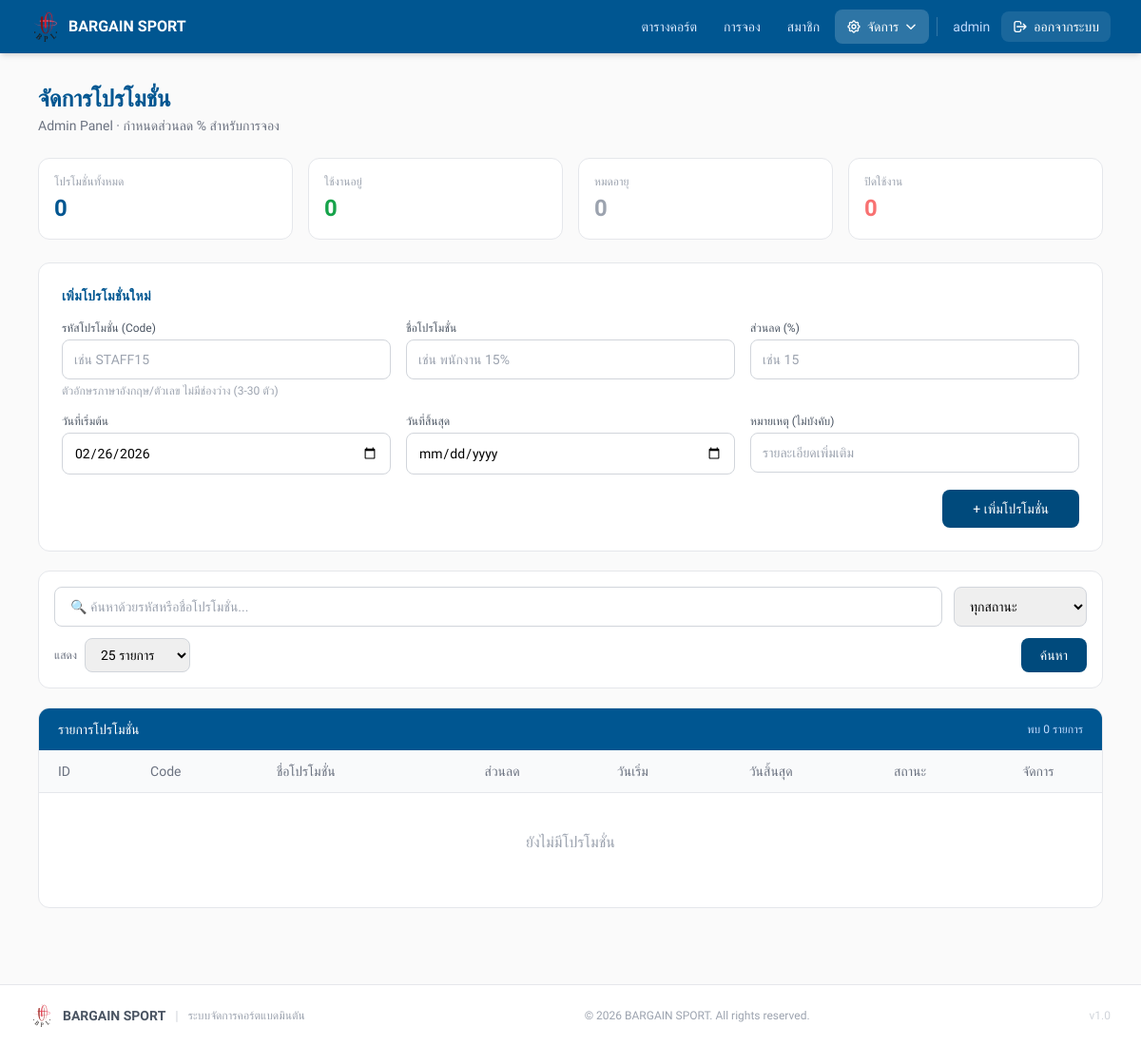
Page /admin/promotions.php (signed in) on the earlier database version.
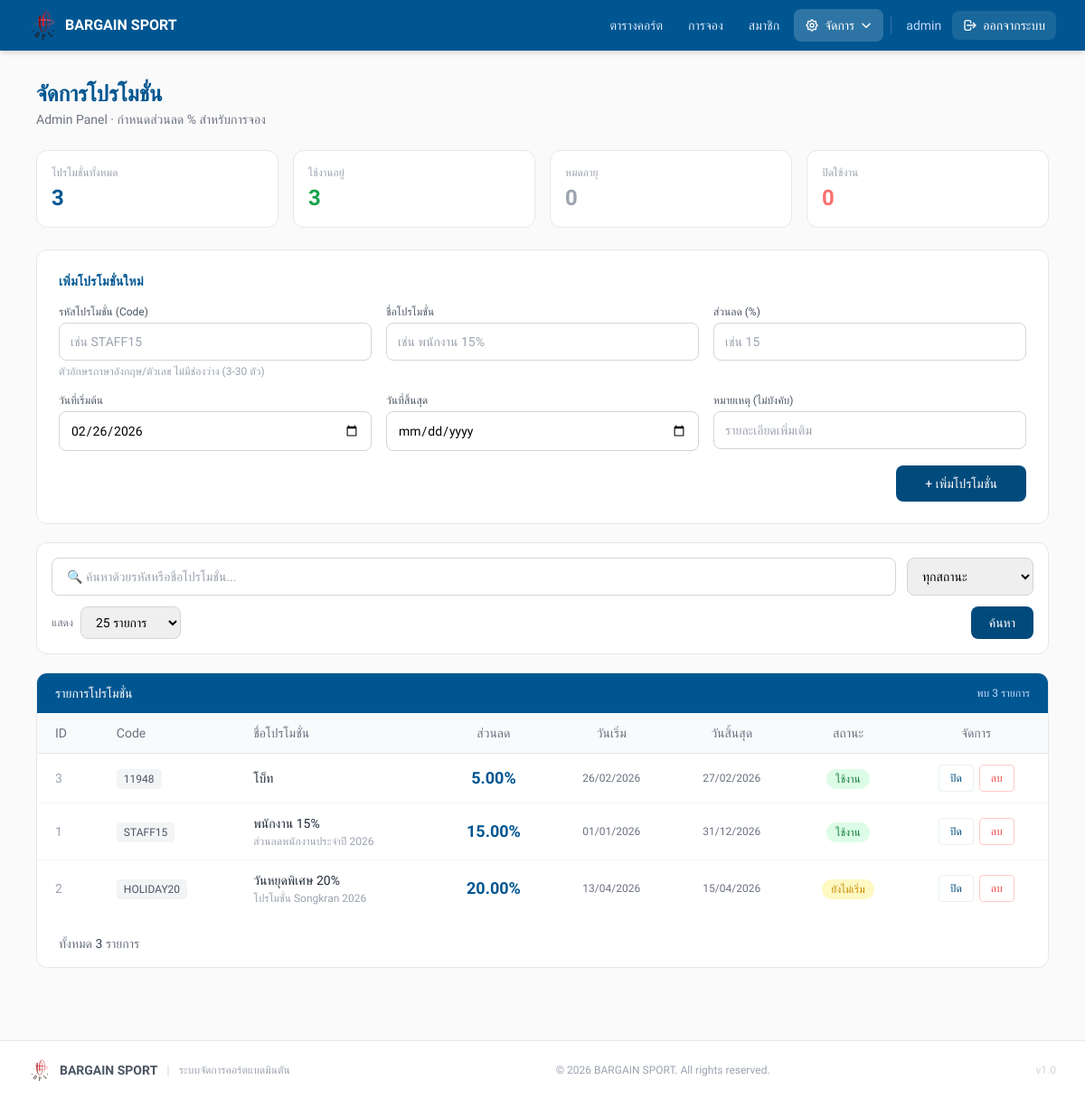
Same page on the later database version.
### tables this page shows
CREATE TABLE `promotions` (
  `id` int NOT NULL,
  `code` varchar(30) NOT NULL COMMENT 'à¸£à¸«à¸±à¸ªà¹‚à¸›à¸£à¹‚à¸¡à¸Šà¸±à¹ˆà¸™ à¹€à¸Šà¹ˆà¸™ STAFF15',
  `name` varchar(100) NOT NULL COMMENT 'à¸Šà¸·à¹ˆà¸­à¹‚à¸›à¸£à¹‚à¸¡à¸Šà¸±à¹ˆà¸™ à¹€à¸Šà¹ˆà¸™ à¸žà¸™à¸±à¸à¸‡à¸²à¸™ 15%',
  `discount_percent` decimal(5,2) NOT NULL COMMENT 'à¸ªà¹ˆà¸§à¸™à¸¥à¸” % à¹€à¸Šà¹ˆà¸™ 15.00',
  `start_date` date NOT NULL,
  `end_date` date NOT NULL,
  `is_active` tinyint(1) NOT NULL DEFAULT '1',
  `description` text,
  `created_by` int DEFAULT NULL,
  `created_at` timestamp NOT NULL DEFAULT CURRENT_TIMESTAMP,
  `updated_at` timestamp NULL DEFAULT NULL ON UPDATE CURRENT_TIMESTAMP
);

### admin/promotions.php (the view, shortened to what the changed rows need)
<?php
require_once __DIR__.'/../config/db.php';
$today = date('Y-m-d');
$allRows  = $pdo->query("SELECT is_active, start_date, end_date FROM promotions")->fetchAll();
$total    = count($allRows);
$active   = 0; $inactive = 0; $expired = 0;
foreach ($allRows as $p) {
    $active++;
}
$search        = trim($_GET['search']        ?? '');
$status_filter = trim($_GET['status_filter'] ?? '');
$per_page_raw  = $_GET['per_page'] ?? '25';
$per_page      = ($per_page_raw === 'all') ? 0 : (int)$per_page_raw;
$page = max(1, (int)($_GET['page'] ?? 1));
$pWhere  = ['1=1'];
$pParams = [];
$pWhereClause = implode(' AND ', $pWhere);
$cntStmt = $pdo->prepare("SELECT COUNT(*) FROM promotions p WHERE $pWhereClause");
$cntStmt->execute($pParams);
$totalRecords = (int)$cntStmt->fetchColumn();
$totalPages = 1; $offset = 0;
if ($per_page > 0) {
    $totalPages = max(1, (int)ceil($totalRecords / $per_page));
    $page       = min($page, $totalPages);
    $offset     = ($page - 1) * $per_page;
}
$pQuery = "SELECT p.*, u.username AS creator FROM promotions p LEFT JOIN users u ON p.created_by = u.id WHERE $pWhereClause ORDER BY p.created_at DESC";
if ($per_page > 0) $pQuery .= " LIMIT $per_page OFFSET $offset";
$pStmt = $pdo->prepare($pQuery);
$pStmt->execute($pParams);
$promotions = $pStmt->fetchAll();
?>
<!doctype html>
<html lang="th">
<head>
  <script src="https://cdn.tailwindcss.com"></script>
</head>
<body style="background:#FAFAFA;" class="min-h-screen">
<div class="max-w-6xl mx-auto px-4 py-8">
  <div class="mb-6">
    <h1 style="color:#005691;" class="text-2xl font-bold">จัดการโปรโมชั่น</h1>
  </div>
  <div class="grid grid-cols-2 sm:grid-cols-4 gap-4 mb-6">
    <div class="bg-white rounded-xl border border-gray-200 p-4">
      <p class="text-gray-400 text-xs mb-1">โปรโมชั่นทั้งหมด</p>
      <p style="color:#005691;" class="text-2xl font-bold"><?= $total ?></p>
    </div>
    <div class="bg-white rounded-xl border border-gray-200 p-4">
      <p class="text-gray-400 text-xs mb-1">ใช้งานอยู่</p>
      <p class="text-2xl font-bold text-green-600"><?= $active ?></p>
    </div>
  </div>
  <div class="bg-white rounded-xl border border-gray-200 p-6 mb-5">
    <h2 style="color:#005691;" class="font-semibold mb-4 text-sm uppercase tracking-wide">เพิ่มโปรโมชั่นใหม่</h2>
  </div>
  <div class="bg-white rounded-xl border border-gray-200 overflow-hidden">
    <div style="background:#005691;" class="px-5 py-3 flex justify-between items-center">
      <h2 class="text-white font-medium text-sm">รายการโปรโมชั่น</h2>
      <span class="text-blue-200 text-xs">
        พบ <?= number_format($totalRecords) ?> รายการ<?= ($search !== '' || $status_filter !== '') ? ' (กรองแล้ว)' : '' ?>
      </span>
    </div>
      <?php foreach ($promotions as $p):
        if (!$p['is_active']) {
            $badgeClass = 'bg-red-100 text-red-500';
            $badgeText  = 'ปิดใช้งาน';
        } elseif ($today > $p['end_date']) {
            $badgeClass = 'bg-gray-100 text-gray-500';
            $badgeText  = 'หมดอายุ';
        } elseif ($today < $p['start_date']) {
            $badgeClass = 'bg-yellow-100 text-yellow-600';
            $badgeText  = 'ยังไม่เริ่ม';
        } else {
            $badgeClass = 'bg-green-100 text-green-700';
            $badgeText  = 'ใช้งาน';
        }
      ?>
      <?php endforeach; ?>
    <div class="hidden lg:block overflow-x-auto">
      <table class="w-full text-sm">
        <thead>
          <tr class="bg-gray-50 border-b border-gray-200 text-left">
            <th class="px-5 py-3 font-medium text-gray-500">ID</th>
            <th class="px-5 py-3 font-medium text-gray-500">Code</th>
            <th class="px-5 py-3 font-medium text-gray-500">ชื่อโปรโมชั่น</th>
            <th class="px-5 py-3 font-medium text-gray-500 text-center">ส่วนลด</th>
            <th class="px-5 py-3 font-medium text-gray-500 text-center">วันเริ่ม</th>
            <th class="px-5 py-3 font-medium text-gray-500 text-center">วันสิ้นสุด</th>
            <th class="px-5 py-3 font-medium text-gray-500 text-center">สถานะ</th>
            <th class="px-5 py-3 font-medium text-gray-500 text-center">จัดการ</th>
          </tr>
        </thead>
        <tbody class="divide-y divide-gray-100">
          <?php foreach ($promotions as $p):
            if (!$p['is_active']) {
                $badgeClass = 'bg-red-100 text-red-500';
                $badgeText  = 'ปิดใช้งาน';
            } elseif ($today > $p['end_date']) {
                $badgeClass = 'bg-gray-100 text-gray-500';
                $badgeText  = 'หมดอายุ';
            } elseif ($today < $p['start_date']) {
                $badgeClass = 'bg-yellow-100 text-yellow-600';
                $badgeText  = 'ยังไม่เริ่ม';
            } else {
                $badgeClass = 'bg-green-100 text-green-700';
                $badgeText  = 'ใช้งาน';
            }
          ?>
          <tr class="hover:bg-gray-50 transition-colors">
            <td class="px-5 py-3 text-gray-400"><?= $p['id'] ?></td>
            <td class="px-5 py-3">
              <span class="font-mono text-xs bg-gray-100 text-gray-600 px-2 py-1 rounded"><?= htmlspecialchars($p['code']) ?></span>
            </td>
            <td class="px-5 py-3">
              <p class="font-medium text-gray-800"><?= htmlspecialchars($p['name']) ?></p>
              <?php if ($p['description']): ?>
              <p class="text-xs text-gray-400 mt-0.5"><?= htmlspecialchars($p['description']) ?></p>
              <?php endif; ?>
            </td>
            <td class="px-5 py-3 text-center">
              <span style="color:#005691;" class="text-lg font-bold"><?= $p['discount_percent'] ?>%</span>
            </td>
            <td class="px-5 py-3 text-center text-gray-500 text-xs"><?= date('d/m/Y', strtotime($p['start_date'])) ?></td>
            <td class="px-5 py-3 text-center text-gray-500 text-xs"><?= date('d/m/Y', strtotime($p['end_date'])) ?></td>
            <td class="px-5 py-3 text-center">
              <span class="text-xs px-2.5 py-1 rounded-full <?= $badgeClass ?>"><?= $badgeText ?></span>
            </td>
            <td class="px-5 py-3">
              <div class="flex gap-1.5 justify-center">
                <a href="?toggle=<?= $p['id'] ?>"
                   style="border-color:#E8F1F5; color:#004A7C;"
                   class="px-3 py-1.5 border text-xs rounded hover:bg-[#FAFAFA] transition-colors">
                  <?= $p['is_active'] ? 'ปิด' : 'เปิด' ?>
                </a>
                <a href="?delete=<?= $p['id'] ?>"
                   onclick="return confirm('ยืนยันลบโปรโมชั่น \"<?= htmlspecialchars($p['name'], ENT_QUOTES) ?>\"?')"
                   class="px-3 py-1.5 border border-red-200 text-red-500 text-xs rounded hover:bg-red-50 transition-colors">
                  ลบ
                </a>
              </div>
            </td>
          </tr>
          <?php endforeach; ?>
        </tbody>
      </table>
    </div>
    <?php if ($totalRecords === 0 && $search === '' && $status_filter === ''): ?>
    <div class="p-10 text-center text-gray-400">ยังไม่มีโปรโมชั่น</div>
    <?php elseif (count($promotions) === 0): ?>
    <div class="p-10 text-center text-gray-400">ไม่พบโปรโมชั่นที่ตรงกับการค้นหา</div>
    <?php endif; ?>
    <div class="px-5 pb-4">
      <?php include __DIR__ . '/../includes/pagination.php'; ?>
    </div>
  </div>
</div>
</body>
</html>

### includes/pagination.php (shortened to what the changed rows need)
<?php
if (!isset($page, $totalPages, $totalRecords, $per_page) || $totalRecords == 0) return;
$showFrom = $per_page > 0 ? (($page - 1) * $per_page + 1)           : 1;
$showTo   = $per_page > 0 ? min($page * $per_page, $totalRecords)    : $totalRecords;
?>
<div class="mt-5 flex flex-col sm:flex-row justify-between items-center gap-3 px-1">
  <p class="text-sm text-gray-500 order-2 sm:order-1">
    <?php if ($per_page > 0 && $totalPages > 1): ?>
      แสดง <span class="font-medium text-gray-700"><?= number_format($showFrom) ?></span>–<span class="font-medium text-gray-700"><?= number_format($showTo) ?></span>
      จาก <span class="font-medium text-gray-700"><?= number_format($totalRecords) ?></span> รายการ
      <span class="text-gray-400">(หน้า <?= $page ?>/<?= $totalPages ?>)</span>
    <?php else: ?>
      ทั้งหมด <span class="font-medium text-gray-700"><?= number_format($totalRecords) ?></span> รายการ
    <?php endif; ?>
  </p>
</div>

Differences in the rows shown:
added promotions: id "3", code "11948", name "โบ็ท", discount_percent "5.00", start_date "26/02/2026", end_date "27/02/2026", badgeText "ใช้งาน", shows "ปิด"
added promotions: id "1", code "STAFF15", name "พนักงาน 15%", description "ส่วนลดพนักงานประจำปี 2026", discount_percent "15.00", start_date "01/01/2026", end_date "31/12/2026", badgeText "ใช้งาน", shows "ปิด"
added promotions: id "2", code "HOLIDAY20", name "วันหยุดพิเศษ 20%", description "โปรโมชั่น Songkran 2026", discount_percent "20.00", start_date "13/04/2026", end_date "15/04/2026", badgeText "ยังไม่เริ่ม", shows "ปิด"
Other differences:
$total: "0" → "3"
$active: "0" → "3"
$totalRecords: "0" → "3"
$totalRecords: (not shown) → "3"
text no longer shown: "ยังไม่มีโปรโมชั่น"
text now shown: "ทั้งหมด รายการ"
